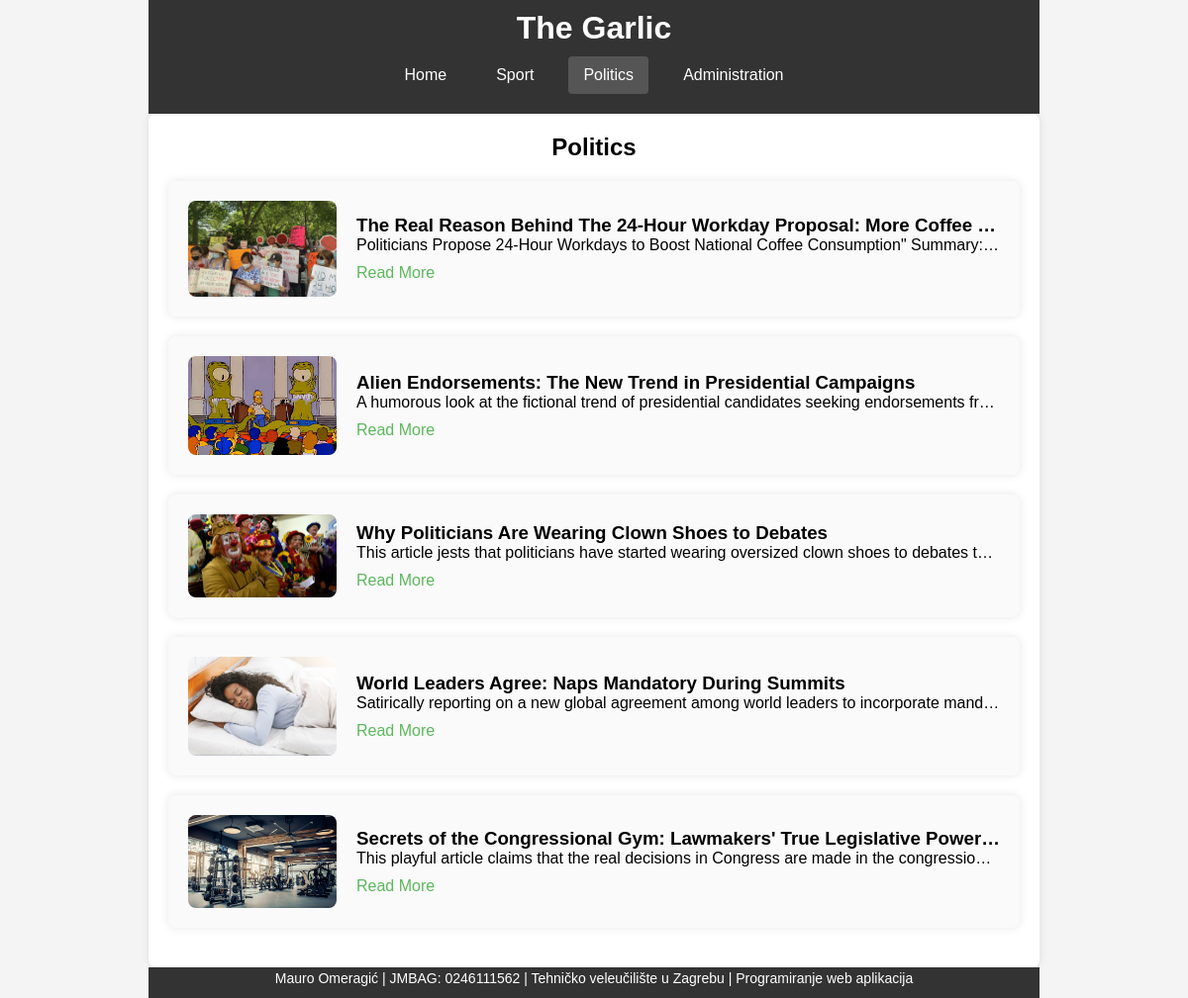
The app's page /politics.php with its own data.
### tables this page shows
CREATE TABLE `news` (
  `id` int(11) NOT NULL,
  `title` varchar(255) NOT NULL,
  `summary` varchar(255) NOT NULL,
  `image` varchar(255) NOT NULL,
  `category` varchar(50) NOT NULL,
  `content` text NOT NULL
);

### php/fetch_news.php (called while the page is built)
<?php
require 'config.php';
function fetch_news($category = null) {
    global $conn;
    $sql = "SELECT id, title, summary, image FROM news";
    if ($category) {
        $sql .= " WHERE category = ?";
    }
    $stmt = $conn->prepare($sql);
    if ($category) {
        $stmt->bind_param("s", $category);
    }
    $stmt->execute();
    $result = $stmt->get_result();
    $news = [];
    while ($row = $result->fetch_assoc()) {
        $news[] = $row;
    }
    return $news;
}
?>

### politics.php (the view, shortened to what this page needs)
<?php
require __DIR__ . '/php/fetch_news.php';
$news = fetch_news('politics');
?>
<!DOCTYPE html>
<html lang="en">
<head>
    <link rel="stylesheet" href="css/style.css">
</head>
<body>
    <div class="wrapper">
        <header>
            <h1>The Garlic</h1>
            <nav>
                <ul>
                    <li><a id="homeLink" href="index.php">Home</a></li>
                    <li><a id="sportLink" href="sport.php">Sport</a></li>
                    <li><a id="politicsLink" href="politics.php">Politics</a></li>
                    <?php if (isset($_SESSION['username'])): ?>
                        <?php if ($_SESSION['role'] === 'admin'): ?>
                            <li><a id="enterNewsLink" href="enter_news.php">Enter News</a></li>
                        <?php endif; ?>
                        <li><a id="logoutLink" href="logout.php">Logout</a></li>
                    <?php else: ?>
                        <li><a id="adminLink" href="administration.php?action=login">Administration</a></li>
                    <?php endif; ?>
                </ul>
            </nav>
        </header>
        <main>
            <h2 id="news-header">Politics</h2>
            <section id="news">
                <?php foreach ($news as $article): ?>
                    <article class="news-item">
                        <img src="images/<?php echo htmlspecialchars($article['image']); ?>" alt="<?php echo htmlspecialchars($article['title']); ?>" class="news-image">
                        <div class="news-content">
                            <h3><?php echo htmlspecialchars($article['title']); ?></h3>
                            <p><?php echo htmlspecialchars($article['summary']); ?></p>
                            <a href="article.php?id=<?php echo htmlspecialchars($article['id']); ?>">Read More</a>
                        </div>
                    </article>
                <?php endforeach; ?>
            </section>
        </main>
        <footer>
            <p>Mauro Omeragić | JMBAG: 0246111562 | Tehničko veleučilište u Zagrebu | Programiranje web aplikacija</p>
        </footer>
    </div>
</body>
</html>

### css/style.css (style rules this page uses)
* { margin: 0; padding: 0; box-sizing: border-box; }
html, body { height: 100%; font-family: Arial, sans-serif; }
body { margin: 0; padding: 0; background-color: #f4f4f4; display: flex; justify-content: center; }
.wrapper { display: flex; flex-direction: column; min-height: 100vh; width: 75%; }
header { position: relative; background-color: #333; color: #fff; padding: 10px 0; text-align: center; width: 100%; }
header h1 { margin: 0; }
nav ul { list-style-type: none; padding: 0; margin: 10px 0; display: flex; justify-content: center; }
nav ul li { margin: 0 10px; }
nav ul li a { color: #fff; text-decoration: none; padding: 10px 15px; display: block; }
nav ul li a:hover, nav ul li a.active { background-color: #555; border-radius: 4px; }
main { flex: 1; padding: 20px; background-color: #fff; box-shadow: 0 0 10px rgba(0,0,0,0.1); border-radius: 8px; width: 100%; }
#news-header { text-align: center; margin-bottom: 20px; }
footer { background-color: #333; color: #fff; text-align: center; padding: 3px 0 12px; margin-top: auto; width: 100%; font-size: 14px; }
.news-item { display: flex; align-items: center; background-color: #fafafa; padding: 20px; margin-bottom: 20px; border-radius: 8px; box-shadow: 0 0 10px rgba(0,0,0,0.1); width: 100%; }
.news-image { width: 150px; height: auto; margin-right: 20px; border-radius: 8px; }
.news-content { flex: 1; overflow: hidden; }
.news-content h3 { margin-top: 0; white-space: nowrap; overflow: hidden; text-overflow: ellipsis; }
.news-content p { margin-bottom: 10px; white-space: nowrap; overflow: hidden; text-overflow: ellipsis; }
.news-content a { color: #5cb85c; text-decoration: none; }
article { background-color: #fafafa; padding: 20px; margin-bottom: 20px; border-radius: 8px; box-shadow: 0 0 10px rgba(0,0,0,0.1); }
article h3 { margin-top: 0; }
article p { margin-bottom: 10px; }
article a { color: #5cb85c; text-decoration: none; }

### records on screen
news: image (picture), title "The Real Reason Behind The 24-Hour Workday Proposal: More Coffee…", summary "Politicians Propose 24-Hour Workdays to Boost National Coffee Consumption\" Summary:…"
news: image (picture), title "Alien Endorsements: The New Trend in Presidential Campaigns", summary "A humorous look at the fictional trend of presidential candidates seeking endorsements fr…"
news: image (picture), title "Why Politicians Are Wearing Clown Shoes to Debates", summary "This article jests that politicians have started wearing oversized clown shoes to debates t…"
news: image (picture), title "World Leaders Agree: Naps Mandatory During Summits", summary "Satirically reporting on a new global agreement among world leaders to incorporate mand…"
news: image (picture), title "Secrets of the Congressional Gym: Lawmakers' True Legislative Power…", summary "This playful article claims that the real decisions in Congress are made in the congressio…"
